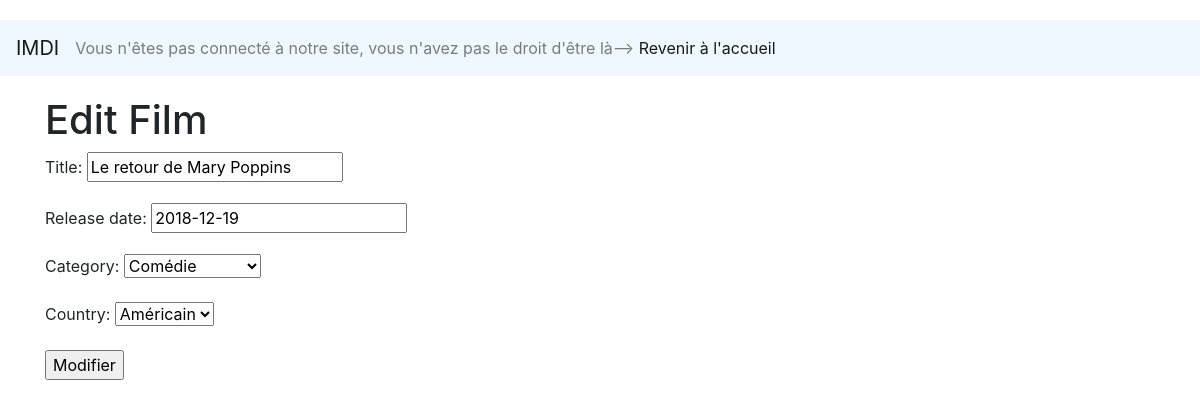
Page /film_app/editFilm/2 on the committed database.
### film_app/models.py (models this page shows, shortened)
class Film(models.Model):
    title = models.CharField(max_length=100)
    release_date = models.DateField(default=datetime.now)
    category = models.ForeignKey(Category, on_delete=models.CASCADE)
    country = models.ForeignKey(Country, on_delete=models.CASCADE)

### film_app/views.py (the view)
# urls.py: path('editFilm/<int:film_id>', views.editFilm, name='editFilm'),
def editFilm(request, film_id):
    film = Film.objects.get(id=film_id)
    if request.method == 'POST':
        film.title = request.POST.get('title')
        film.release_date = request.POST.get('release_date')
        categoryId = request.POST.get('category')
        countryId = request.POST.get('country')
        film.category = Category.objects.get(id=categoryId)
        film.country = Country.objects.get(id=countryId)
        film.save()
        response = "Film modifié"
        return redirect('/film_app/homepage/')
    else:
        response = "Veuillez modifier le film"
    film_data = {
        'title': film.title,
        'release_date': film.release_date,
        'category': film.category,
        'country' : film.country
    }
    edit_film_form = EditFilmForm(initial=film_data)
    return render(request, 'film/editFilm.html', context={'edit_film_form': edit_film_form})

### film_app/forms.py
class EditFilmForm(forms.ModelForm):
    class Meta:
        model = Film
        fields = '__all__'

### film_app/models.py (called while the page is built)
    def __str__(self):
        return self.name

    def __str__(self):
        return self.name

### film_app/templates/film/editFilm.html (shortened to what this page needs)
<!DOCTYPE html>
<html>
<head>
  {% include "partials/head.html" with title="Edit Film" %}
</head>
<body>
{% include "partials/navbar_homepage.html" %}
<div class="container">
  <h1>Edit Film</h1>
  <form action="" method="POST">
    {{ edit_film_form.as_p }}
    <input type="submit" name="submit" value="Modifier">
  </form>
</div>
</body>
</html>

### film_app/static/css/style.css (style rules this page uses)
body { padding-top: 20px; padding-bottom: 20px; }

### rows in the picture
Film: title "Le retour de Mary Poppins", release_date "2018-12-19", category "Comédie", country "Américain"
